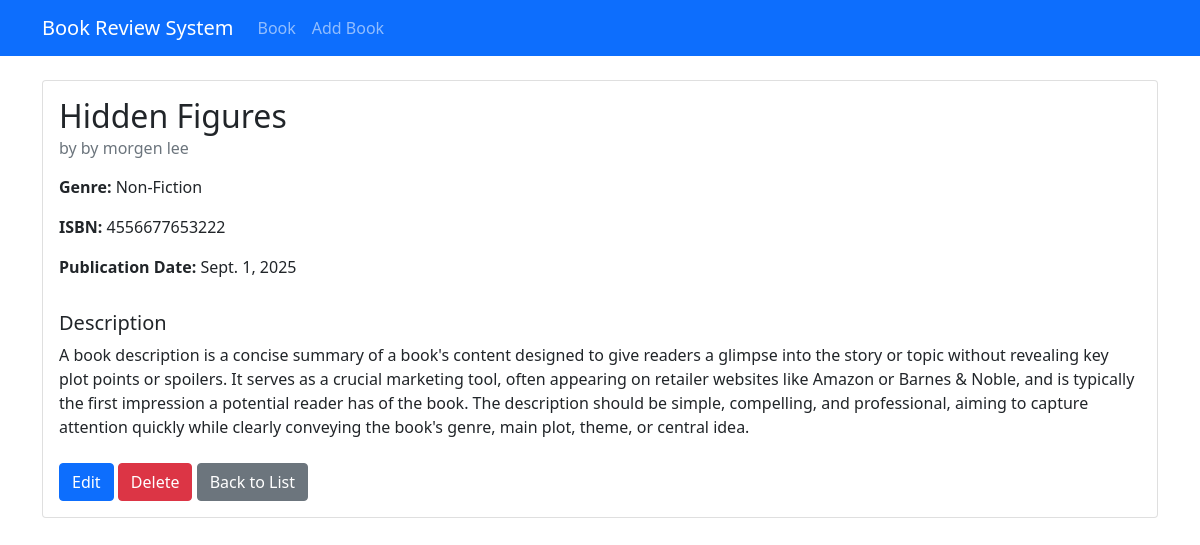
Screenshot of /book/3/ with the database file from the repository.
### book/models.py (models this page shows, shortened)
class Book(models.Model):
    GENRE_CHOICES = [
        ('fiction', 'Fiction'),
        ('non_fiction', 'Non-Fiction'),
        ('science', 'Science'),
        ('technology', 'Technology'),
        ('history', 'History'),
        ('other', 'Other'),
    ]
    title = models.CharField(max_length=200)
    author = models.CharField(max_length=200)
    description = models.TextField()
    genre = models.CharField(max_length=20, choices=GENRE_CHOICES)
    isbn = models.CharField('ISBN', max_length=13, unique=True)
    publication_date = models.DateField()
    average_rating = models.DecimalField(
        max_digits=3,
        decimal_places=2,
        validators=[MinValueValidator(0), MaxValueValidator(5)],
        default=0
    )
    created_at = models.DateTimeField(auto_now_add=True)
    updated_at = models.DateTimeField(auto_now=True)

### book/views.py (the view)
# urls.py: path('book/<int:pk>/', views.book_detail, name='book-detail'),
def book_detail(request, pk):
    book = Book.objects.get(pk=pk)
    return render(request, 'book/book_detail.html', {'book': book})

### book/templates/book/book_detail.html (shortened to what this page needs)
{% extends 'book/base.html' %}
{% block content %}
<div class="card">
    <div class="card-body">
        <h2 class="card-title">{{ book.title }}</h2>
        <h6 class="card-subtitle mb-3 text-muted">by {{ book.author }}</h6>
        <div class="row mb-3">
            <div class="col-md-6">
                <p><strong>Genre:</strong> {{ book.get_genre_display }}</p>
                <p><strong>ISBN:</strong> {{ book.isbn }}</p>
                <p><strong>Publication Date:</strong> {{ book.publication_date }}</p>
            </div>
        </div>
        <h5>Description</h5>
        <p class="card-text">{{ book.description }}</p>
        <div class="mt-4">
            <a href="{% url 'book-update' book.pk %}" class="btn btn-primary">Edit</a>
            <a href="{% url 'book-delete' book.pk%}" class="btn btn-danger">Delete</a>
            <a href="{% url 'book-list' %}" class="btn btn-secondary">Back to List</a>
        </div>
    </div>
</div>
{% endblock content %}

### rows the page displays
Book: title "Hidden Figures", author "by morgen lee", genre "Non-Fiction", isbn "4556677653222", publication_date "Sept. 1, 2025", description "A book description is a concise summary of a book's content designed to give readers a glimpse into the story or topic without revealing key plot points or spoilers. It serves as a crucial marketing tool, often appearing on retailer websites like Amazon or Barnes & Noble, and is typically the first impression a potential reader has of the book. The description should be simple, compelling, and professional, aiming to capture attention quickly while clearly conveying the book's genre, main plot, theme, or central idea."
